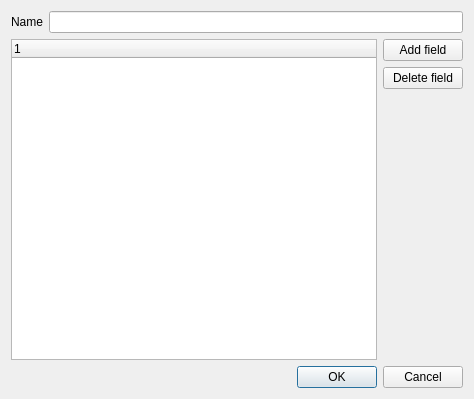
<ui version="4.0" >
 <class>DlgCreateTable</class>
 <widget class="QDialog" name="DlgCreateTable" >
  <property name="geometry" >
   <rect>
    <x>0</x>
    <y>0</y>
    <width>474</width>
    <height>399</height>
   </rect>
  </property>
  <property name="windowTitle" >
   <string>Create Table</string>
  </property>
  <layout class="QGridLayout" >
   <item row="0" column="0" colspan="2" >
    <layout class="QHBoxLayout" >
     <item>
      <widget class="QLabel" name="label" >
       <property name="text" >
        <string>Name</string>
       </property>
      </widget>
     </item>
     <item>
      <widget class="QLineEdit" name="editName" />
     </item>
    </layout>
   </item>
   <item row="1" column="0" >
    <widget class="QTreeWidget" name="fields" >
     <column>
      <property name="text" >
       <string>1</string>
      </property>
     </column>
    </widget>
   </item>
   <item row="1" column="1" >
    <layout class="QVBoxLayout" >
     <item>
      <widget class="QPushButton" name="btnAddField" >
       <property name="text" >
        <string>Add field</string>
       </property>
      </widget>
     </item>
     <item>
      <widget class="QPushButton" name="btnDeleteField" >
       <property name="text" >
        <string>Delete field</string>
       </property>
      </widget>
     </item>
     <item>
      <spacer>
       <property name="orientation" >
        <enum>Qt::Vertical</enum>
       </property>
       <property name="sizeHint" >
        <size>
         <width>20</width>
         <height>40</height>
        </size>
       </property>
      </spacer>
     </item>
    </layout>
   </item>
   <item row="2" column="0" colspan="2" >
    <widget class="QDialogButtonBox" name="buttonBox" >
     <property name="orientation" >
      <enum>Qt::Horizontal</enum>
     </property>
     <property name="standardButtons" >
      <set>QDialogButtonBox::Cancel|QDialogButtonBox::NoButton|QDialogButtonBox::Ok</set>
     </property>
    </widget>
   </item>
  </layout>
 </widget>
 <resources/>
 <connections>
  <connection>
   <sender>buttonBox</sender>
   <signal>accepted()</signal>
   <receiver>DlgCreateTable</receiver>
   <slot>accept()</slot>
   <hints>
    <hint type="sourcelabel" >
     <x>248</x>
     <y>254</y>
    </hint>
    <hint type="destinationlabel" >
     <x>157</x>
     <y>274</y>
    </hint>
   </hints>
  </connection>
  <connection>
   <sender>buttonBox</sender>
   <signal>rejected()</signal>
   <receiver>DlgCreateTable</receiver>
   <slot>reject()</slot>
   <hints>
    <hint type="sourcelabel" >
     <x>316</x>
     <y>260</y>
    </hint>
    <hint type="destinationlabel" >
     <x>286</x>
     <y>274</y>
    </hint>
   </hints>
  </connection>
 </connections>
</ui>
